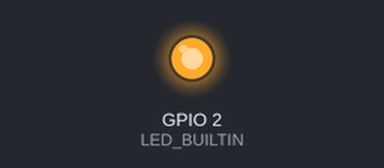
A program run on a simulated ESP8266 (Wemos D1 mini). Parts: output pins drawn as LEDs (lit = HIGH, except the on-board LED, lit = LOW). What the program prints to the serial monitor is not drawn.

Above: at 0.5 s.
At 3.9 s:
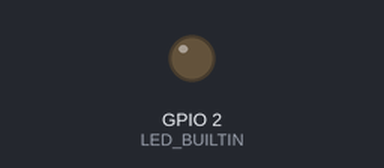
Timing chart, 0 to 5.7 s (numbered marks = the images above):
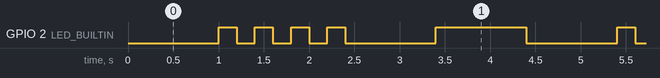

Measured:
- by itself, GPIO 2 (LED_BUILTIN): repeats every 4.4 s: 3 × (LOW 0.20 s, HIGH 0.20 s), LOW 1.0 s, HIGH 1.0 s, LOW 1.0 s, HIGH 0.20 s
- by itself, everything shown: repeats every 4.4 s, in 10 steps

The program:

main.cpp
```cpp
#include <Arduino.h>

// put function declarations here:
int myFunction(int, int);

void setup() {
  // put your setup code here, to run once:

  // Initialize serial communication for debugging
  Serial.begin(115200);
  Serial.println("\nStarting Blink Program...");


  // Initialize the LED pin as an output
  pinMode(LED_BUILTIN, OUTPUT);

  // Turn off the LED initially (LOW = OFF for built-in LED)
  digitalWrite(LED_BUILTIN, HIGH);

  Serial.println("Setup complete! v1.1");

  int result = myFunction(2, 3);
  Serial.print("Result of myFunction(2, 3): ");
  Serial.println(result);
}

void loop() {
  // put your main code here, to run repeatedly:

  // Turn the LED on (LOW = ON for built-in LED on ESP8266)
  digitalWrite(LED_BUILTIN, LOW);
  delay(1000); // Wait for 1 second
  digitalWrite(LED_BUILTIN, HIGH);

  delay(200);
  digitalWrite(LED_BUILTIN, LOW);
  delay(200);
  digitalWrite(LED_BUILTIN, HIGH);
  delay(200);
  digitalWrite(LED_BUILTIN, LOW);
  delay(200);
  digitalWrite(LED_BUILTIN, HIGH);
  delay(200);
  digitalWrite(LED_BUILTIN, LOW);
  delay(200);
  digitalWrite(LED_BUILTIN, HIGH);
  delay(200);

  digitalWrite(LED_BUILTIN, LOW);
  delay(1000); // Wait for 1 second

  // Turn the LED off (HIGH = OFF for built-in LED on ESP8266)
  digitalWrite(LED_BUILTIN, HIGH);
  delay(1000); // Wait for 1 second
}

// put function definitions here:
int myFunction(int x, int y) {
  return x + y;
}
```
